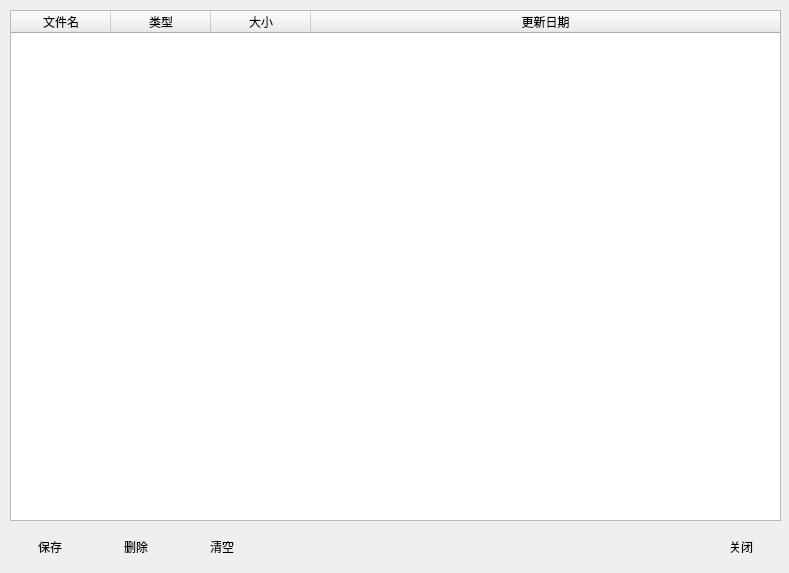
<?xml version="1.0" encoding="UTF-8"?>
<ui version="4.0">
 <class>PluginFileLinkWindow</class>
 <widget class="QWidget" name="PluginFileLinkWindow">
  <property name="geometry">
   <rect>
    <x>0</x>
    <y>0</y>
    <width>789</width>
    <height>573</height>
   </rect>
  </property>
  <property name="windowTitle">
   <string>插件文件关联</string>
  </property>
  <property name="windowIcon">
   <iconset resource="orion2.qrc">
    <normaloff>:/images/unique32.png</normaloff>:/images/unique32.png</iconset>
  </property>
  <widget class="QTableWidget" name="tableWidget">
   <property name="geometry">
    <rect>
     <x>10</x>
     <y>10</y>
     <width>771</width>
     <height>511</height>
    </rect>
   </property>
   <property name="editTriggers">
    <set>QAbstractItemView::NoEditTriggers</set>
   </property>
   <property name="dragEnabled">
    <bool>true</bool>
   </property>
   <property name="dragDropOverwriteMode">
    <bool>false</bool>
   </property>
   <property name="dragDropMode">
    <enum>QAbstractItemView::InternalMove</enum>
   </property>
   <property name="selectionMode">
    <enum>QAbstractItemView::ExtendedSelection</enum>
   </property>
   <property name="selectionBehavior">
    <enum>QAbstractItemView::SelectRows</enum>
   </property>
   <attribute name="horizontalHeaderStretchLastSection">
    <bool>true</bool>
   </attribute>
   <column>
    <property name="text">
     <string>文件名</string>
    </property>
   </column>
   <column>
    <property name="text">
     <string>类型</string>
    </property>
   </column>
   <column>
    <property name="text">
     <string>大小</string>
    </property>
   </column>
   <column>
    <property name="text">
     <string>更新日期</string>
    </property>
   </column>
  </widget>
  <widget class="QWidget" name="layoutWidget">
   <property name="geometry">
    <rect>
     <x>10</x>
     <y>530</y>
     <width>771</width>
     <height>34</height>
    </rect>
   </property>
   <layout class="QHBoxLayout" name="horizontalLayout_5">
    <item>
     <widget class="QPushButton" name="addpushButton">
      <property name="text">
       <string>保存</string>
      </property>
      <property name="icon">
       <iconset resource="orion2.qrc">
        <normaloff>:/images/add.png</normaloff>:/images/add.png</iconset>
      </property>
      <property name="iconSize">
       <size>
        <width>24</width>
        <height>24</height>
       </size>
      </property>
      <property name="flat">
       <bool>true</bool>
      </property>
     </widget>
    </item>
    <item>
     <widget class="QPushButton" name="deletepushButton">
      <property name="text">
       <string>删除</string>
      </property>
      <property name="icon">
       <iconset resource="orion2.qrc">
        <normaloff>:/images/delete.png</normaloff>:/images/delete.png</iconset>
      </property>
      <property name="iconSize">
       <size>
        <width>24</width>
        <height>24</height>
       </size>
      </property>
      <property name="flat">
       <bool>true</bool>
      </property>
     </widget>
    </item>
    <item>
     <widget class="QPushButton" name="emptypushButton">
      <property name="text">
       <string>清空</string>
      </property>
      <property name="icon">
       <iconset resource="orion2.qrc">
        <normaloff>:/images/crash.png</normaloff>:/images/crash.png</iconset>
      </property>
      <property name="iconSize">
       <size>
        <width>24</width>
        <height>24</height>
       </size>
      </property>
      <property name="flat">
       <bool>true</bool>
      </property>
     </widget>
    </item>
    <item>
     <spacer name="horizontalSpacer_3">
      <property name="orientation">
       <enum>Qt::Horizontal</enum>
      </property>
      <property name="sizeHint" stdset="0">
       <size>
        <width>40</width>
        <height>20</height>
       </size>
      </property>
     </spacer>
    </item>
    <item>
     <widget class="QPushButton" name="cancelpushButton">
      <property name="text">
       <string>关闭</string>
      </property>
      <property name="icon">
       <iconset resource="orion2.qrc">
        <normaloff>:/images/cancel.png</normaloff>:/images/cancel.png</iconset>
      </property>
      <property name="iconSize">
       <size>
        <width>24</width>
        <height>24</height>
       </size>
      </property>
      <property name="flat">
       <bool>true</bool>
      </property>
     </widget>
    </item>
   </layout>
  </widget>
 </widget>
 <resources>
  <include location="orion2.qrc"/>
 </resources>
 <connections/>
</ui>
